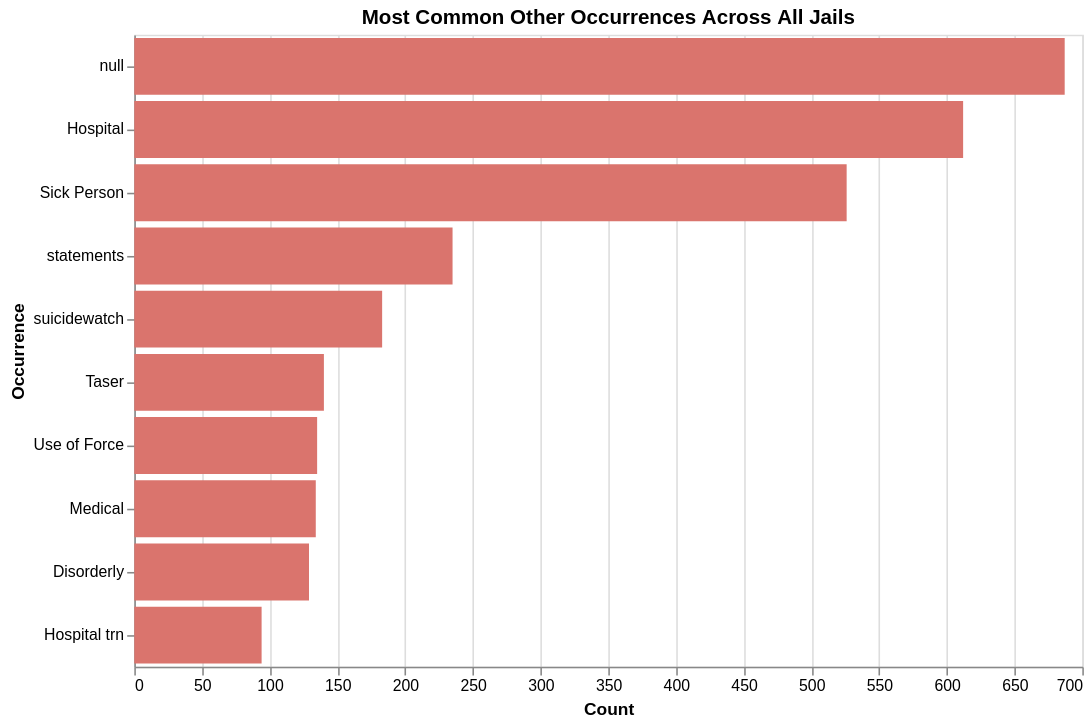

The cell this chart's notebook holds for it:
### Code cell
pattern = r"\bspecify\b"

other_occurrence_table = samples_df.filter(
    pl.col("Cleaned Occurrences").str.contains(pattern)
)
    
other_occurrence_table = clean_other(other_occurrence_table)

other_occurrence_table = (
    other_occurrence_table.select(
        pl.col("Cleaned Occurrences").value_counts(sort=True)
    )
    .unnest("Cleaned Occurrences")
    .head(10)
)

other_occurrence_chart = alt.Chart(other_occurrence_table).mark_bar(
    color="#da746d"
).encode(
    x=alt.X("count:Q", title="Count"),
    y=alt.Y("Cleaned Occurrences:N", title="Occurrence", sort='-x'),
    tooltip=[
        alt.Tooltip("Cleaned Occurrences:N", title="Occurrence"),
        alt.Tooltip("count:Q", format=",d", title="Case Count")
    ]
).properties(
    width=600,
    height=400,
    title="Most Common Other Occurrences Across All Jails"
)
other_occurrence_chart

### Figure 1 — Vega-Lite specification as saved in the notebook (floating-point values rounded to 4 significant figures)
{"config": {"view": {"continuousWidth": 300, "continuousHeight": 300}}, "data": {"name": "data-cfb5132657e0b95170af317248c7aba2"}, "mark": {"type": "bar", "color": "#da746d"}, "encoding": {"tooltip": [{"field": "Cleaned Occurrences", "title": "Occurrence", "type": "nominal"}, {"field": "count", "format": ",d", "title": "Case Count", "type": "quantitative"}], "x": {"field": "count", "title": "Count", "type": "quantitative"}, "y": {"field": "Cleaned Occurrences", "sort": "-x", "title": "Occurrence", "type": "nominal"}}, "height": 400, "title": "Most Common Other Occurrences Across All Jails", "width": 600, "$schema": "https://vega.github.io/schema/vega-lite/v5.20.1.json", "datasets": {"data-cfb5132657e0b95170af317248c7aba2": [{"Cleaned Occurrences": null, "count": 687}, {"Cleaned Occurrences": "Hospital", "count": 612}, {"Cleaned Occurrences": "Sick Person", "count": 526}, {"Cleaned Occurrences": "statements", "count": 235}, {"Cleaned Occurrences": "suicidewatch", "count": 183}, {"Cleaned Occurrences": "Taser", "count": 140}, {"Cleaned Occurrences": "Use of Force", "count": 135}, {"Cleaned Occurrences": "Medical", "count": 134}, {"Cleaned Occurrences": "Disorderly", "count": 129}, {"Cleaned Occurrences": "Hospital trn", "count": 94}]}}
